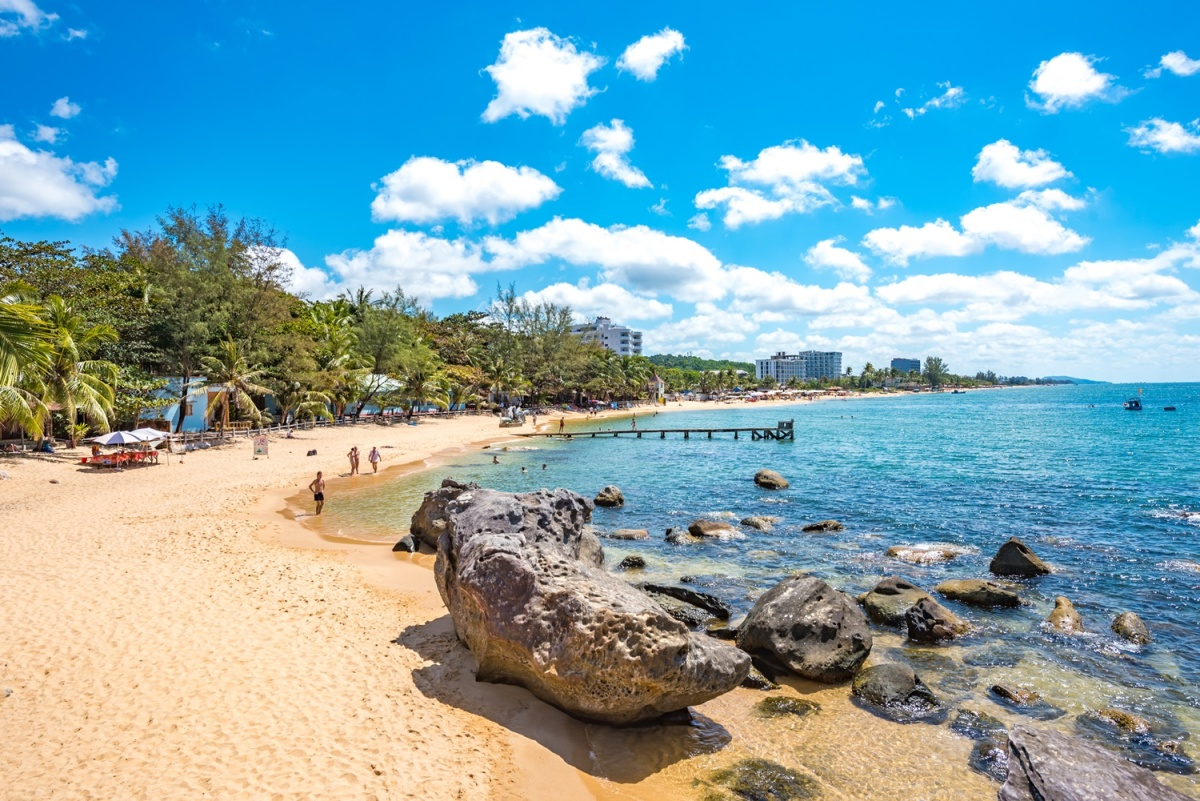
#> input picture transition/beach.jpg, 1200 x 801 px
$ python flip_diagonal.py
#> lines starting #> are read from the running program, lines starting #| are printed output that depends on the picture
import cv2

old_img=cv2.imread('beach.jpg')
#> old_img is the input picture: shape (801, 1200, 3); mean B, G, R 177.7, 166.9, 125.7
#new_img=cv2.imread('beach.jpg')

new_img=old_img[::-1,::-1]
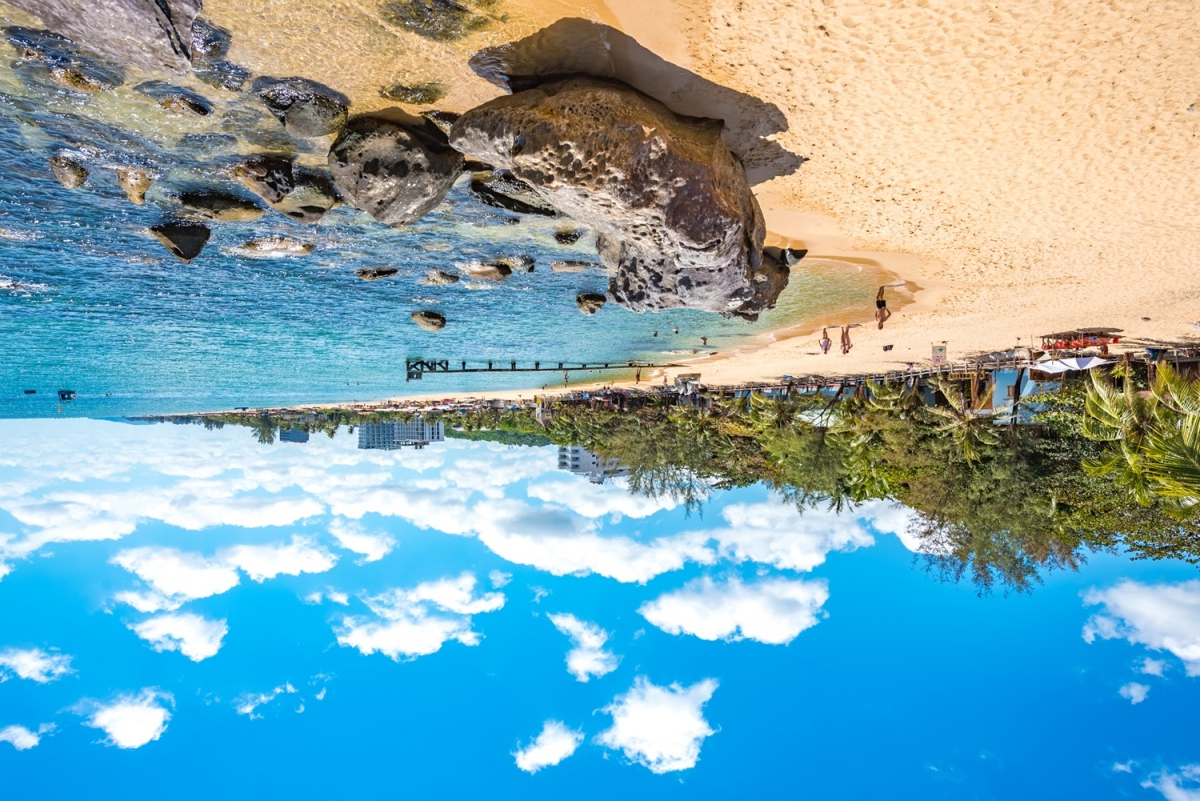
#> new_img: shape (801, 1200, 3); mean B, G, R 177.7, 166.9, 125.7
cv2.imshow('input', old_img)
cv2.imshow('flip', new_img)
cv2.waitKey(0)
